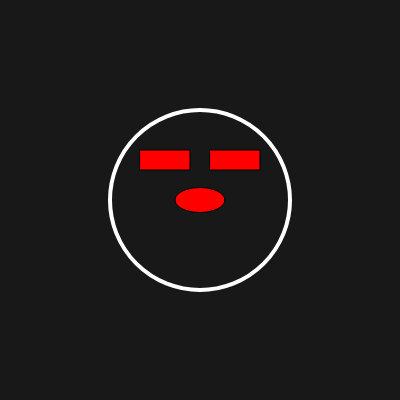
Frame 1 (no input)
Frame 60 (no input): identical to frame 1, image omitted
Frame 120 (the mouse pressed at the canvas centre since frame 60): identical to frame 1, image omitted

The p5.js sketch that drew this single still picture (run headless with seeded random() and noise() and a simulated clock; from frame 60 on, the mouse is pressed at the canvas centre):

// p5.js sketch
// ── sketch.js
function setup() {
    createCanvas(400, 400);
    background(24);

    // note to self: eyes
    // and nose
    fill(255, 0, 0);
    ellipse(200, 200, 50, 25);
    rect(140, 150, 50, 20);
    rect(210, 150, 50, 20);

    // note to self: head
    noFill();
    stroke(255);
    strokeWeight(4);
    ellipse(200, 200,180,180);

}

function draw() {

}
